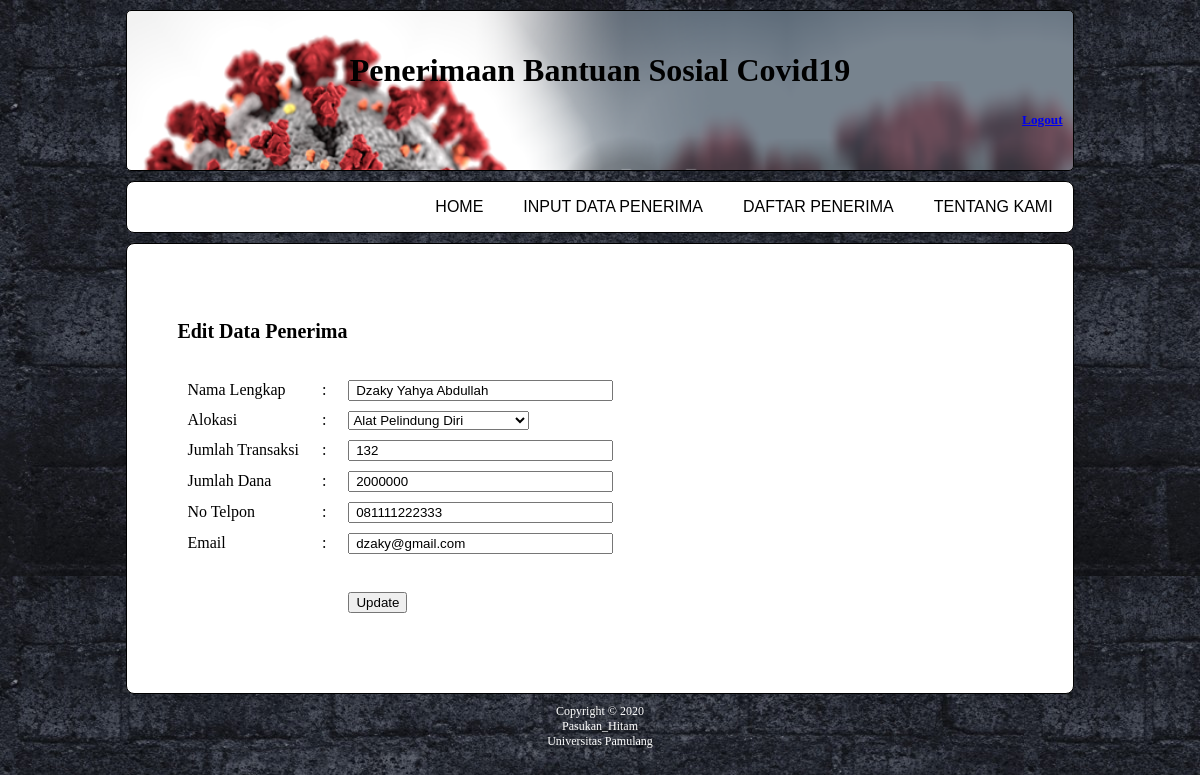
The app's page /admin/form_edit.php?id=1 with its own data.
### tables this page shows
CREATE TABLE `data_penerima` (
  `Nomor` varchar(15) NOT NULL,
  `Nama_Lengkap` varchar(45) NOT NULL,
  `Alokasi` varchar(45) NOT NULL,
  `Jumlah_Transaksi` varchar(45) NOT NULL,
  `Jumlah_Dana` bigint(45) NOT NULL,
  `No_Telp` varchar(15) NOT NULL,
  `Email` varchar(45) NOT NULL
);

### admin/form_edit.php (the view, shortened to what this page needs)
<?php
include "koneksi.php";
$ID = $_GET['id'];
$perintah = mysqli_query($db, "SELECT * FROM data_penerima WHERE Nomor ='$ID'");
$row = mysqli_fetch_assoc($perintah);
?>
<html>
<head>
    <link rel="stylesheet" type="text/css" href="style.css">
</head>
<body>
    <div class="content">
        <header>
            <h1 class="judul">Penerimaan Bantuan Sosial Covid19</h1>
            <h5 class="logout"><a href="logout.php">Logout</a></h5>
        </header>
        <div class="menu">
            <ul>
                <li>
                    <a href="aboutUs.php">Tentang Kami</a>
                </li>
                <li>
                    <a href="form_tampil.php">Daftar Penerima</a>
                </li>
                <li>
                    <a href="form_input.php">Input Data Penerima</a>
                </li>
                <li>
                    <a href="index.php">Home</a>
                </li>
            </ul>
        </div>
        <div id="isi">
            <form method=post action=proses_edit.php>
                <h4>Edit Data Penerima</h4>
                <table width="100%" border="0" cellspacing="10" cellpadding="0">
                    <tr>
                        <td width="15%">Nama Lengkap</td>
                        <td width="2%">:</td>
                        <td width="80%"><input type="text" name="nama" size="30" class="masukan" value=" <?php echo "$row[Nama_Lengkap]" ?>"></td>
                    </tr>
                    <tr>
                        <td>Alokasi</td>
                        <td>:</td>
                        <td>
                            <?php $alok = $row['Alokasi']; ?>
                            <select name="alokasi">
                                <option <?php echo ($alok == "Alat Pelindung Diri") ? " selected" : "" ?>>Alat Pelindung Diri</option>
                            </select>
                        </td>
                    </tr>
                    <tr>
                        <td>Jumlah Transaksi</td>
                        <td>:</td>
                        <td><input type="text" name="jlhTrans" size="30" class="masukan" value=" <?php echo "$row[Jumlah_Transaksi]" ?>"></td>
                    </tr>
                    <tr>
                        <td>Jumlah Dana</td>
                        <td>:</td>
                        <td><input type="text" name="jlhDana" size="30" class="masukan" value=" <?php echo "$row[Jumlah_Dana]" ?>"></td>
                    </tr>
                    <tr>
                        <td>No Telpon</td>
                        <td>:</td>
                        <td><input type="text" name="telp" size="30" class="masukan" value=" <?php echo "$row[No_Telp]" ?>"></td>
                    </tr>
                    <tr>
                        <td>Email</td>
                        <td>:</td>
                        <td><input type="text" name="email" size="30" class="masukan" value=" <?php echo "$row[Email]" ?>"></td>
                    </tr>
                    <tr>
                        <td>&nbsp;</td>
                        <td>&nbsp;</td>
                        <td>&nbsp;</td>
                    </tr>
                    <tr>
                        <td>&nbsp;</td>
                        <td>&nbsp;</td>
                        <td>
                            <input type="submit" name="update" value="Update" class="tombol">
                        </td>
                    </tr>
                </table>
            </form>
        </div>
    </div>
    <div class="copyright">
        Copyright &copy; 2020 <br>
        Pasukan_Hitam<br>
        Universitas Pamulang
    </div>
</body>
</html>

### admin/style.css (style rules this page uses)
body { background-image: url("images/bg1.jpg"); }
.content { width: 80%; margin: 10px auto; }
header { background: url("images/gbr.png"); background-size: cover; background-color: white; padding: 20px 10px; border-radius: 5px; border: 1px solid #000000; margin-bottom: 10px; }
header h1.judul { text-align: center; }
header h4.namaLogin, header h5.logout { text-align: right; }
.menu { background-color: #ffffff; border: 1px solid #000000; border-radius: 8px; margin-bottom: 10px; }
div.menu ul { list-style: none; overflow: hidden; }
div.menu ul li { float: right; text-align: center; text-transform: uppercase; }
div.menu ul li a { padding: 0 20px; text-align: center; text-decoration: none; color: #000000; font-family: sans-serif; font-size: 16px; font-style: bold; transition: all 0.3s ease-in-out; }
#isi { padding: 50px; background-color: #ffffff; border: 1px solid #000000; border-radius: 8px; margin-bottom: 10px; font-size: 20px; }
.copyright { color: white; text-align: center; font-size: 12px; }

### records on screen
data_penerima: nama "Dzaky Yahya Abdullah", alokasi "Alat Pelindung Diri", jlhTrans "132", jlhDana "2000000", telp "081111222333", email "dzaky@gmail.com"
